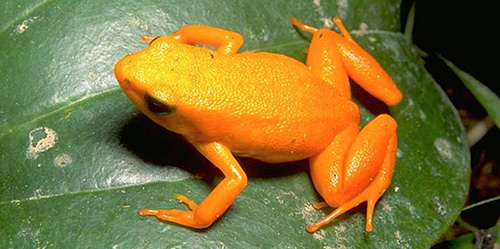
#> input picture kodok.jpg, 500 x 249 px
$ python segmentasi.py
#> lines starting #> are read from the running program, lines starting #| are printed output that depends on the picture; after the words box and inside, x2 and y2 are one past the last pixel; in counts of white or black regions, pixels touching at a corner belong together
import numpy as np
import cv2

img = cv2.imread('kodok.jpg')
#> img is the input picture: shape (249, 500, 3); mean B, G, R 56.2, 114.4, 127.1
Z = np.float32(img.reshape((-1,3)))

criteria = (cv2.TERM_CRITERIA_EPS + cv2.TERM_CRITERIA_MAX_ITER, 10, 1.0)
K = 5
_,labels,centers = cv2.kmeans(Z, K, None, criteria, 10, cv2.KMEANS_RANDOM_CENTERS)
#> centers = [[3.61, 9.97, 17.27], [152.8, 185.5, 169.7], [28.97, 85.23, 76.06], [30.6, 147.5, 242.5], [86.28, 129.5, 100.9]]
labels = labels.reshape((img.shape[:-1]))
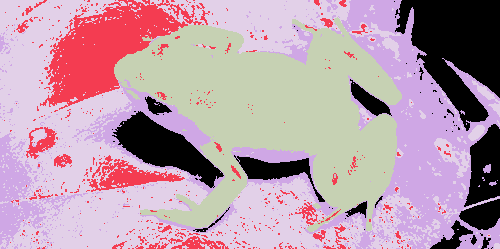
#> labels: shape (249, 500) int32; 5 distinct labels, from 0 to 4; one colour per label, 0 black
reduced = np.uint8(centers)[labels]
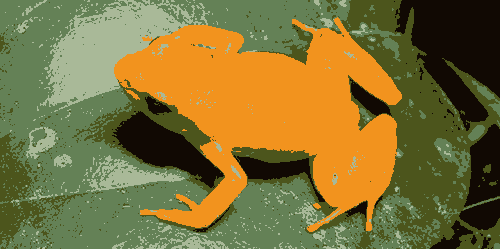
#> reduced: shape (249, 500, 3); mean of channels 0, 1, 2 55.6, 113.9, 126.6; drawn as B, G, R

result = [np.hstack([img, reduced])]
for i, c in enumerate(centers):
    mask = cv2.inRange(labels, i, i)
    mask = np.dstack([mask]*3)
    ex_img = cv2.bitwise_and(img, mask)
    ex_reduced = cv2.bitwise_and(reduced, mask)
    result.append(np.hstack([ex_img, ex_reduced]))
#> this loop made 5 passes
#> pass 1, `mask = cv2.inRange(labels, i, i)`:
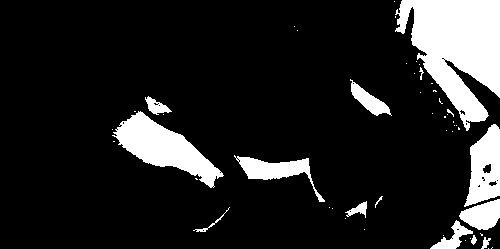
#> mask: shape (249, 500); 13.9% white; 51 white regions (37 under 20 px), largest, box (x1, y1, x2, y2) and area: (395, 0, 500, 131) 8128, (112, 111, 224, 188) 3426, (464, 124, 500, 207) 1920
#> pass 1, `ex_img = cv2.bitwise_and(img, mask)`:
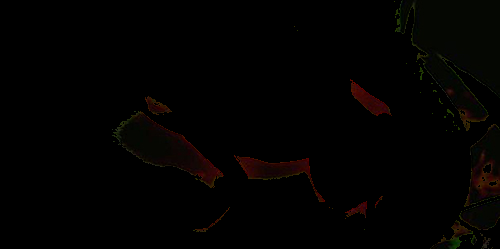
#> ex_img: shape (249, 500, 3); mean B, G, R 0.5, 1.4, 2.4
#> pass 1, `ex_reduced = cv2.bitwise_and(reduced, mask)`:
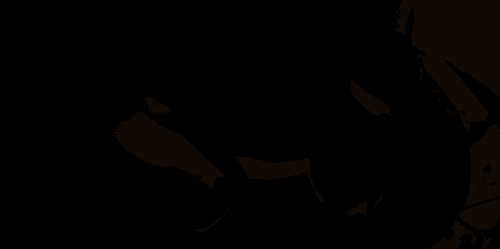
#> ex_reduced: shape (249, 500, 3); mean of channels 0, 1, 2 0.416, 1.25, 2.36; drawn as B, G, R
#> after the loop, result = 6 items

cv2.imwrite('kodok_hasil.jpg', np.vstack(result))
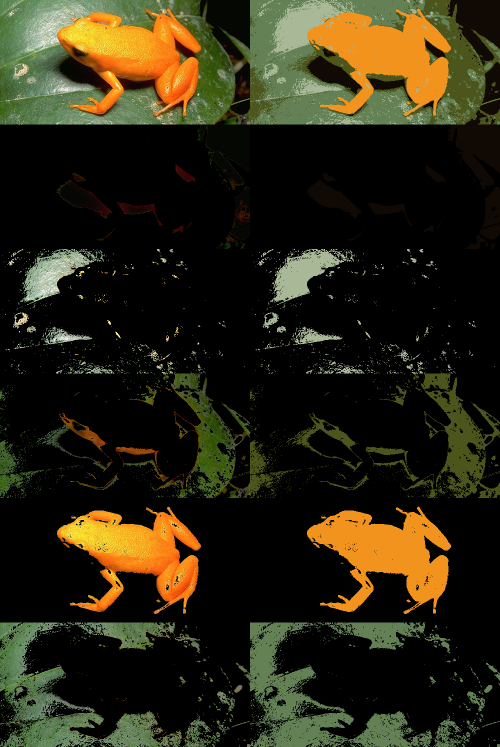
#> saved as kodok_hasil.jpg: shape (1494, 1000, 3) (shown at 1/2 size); mean B, G, R 18.6, 38.1, 42.3
